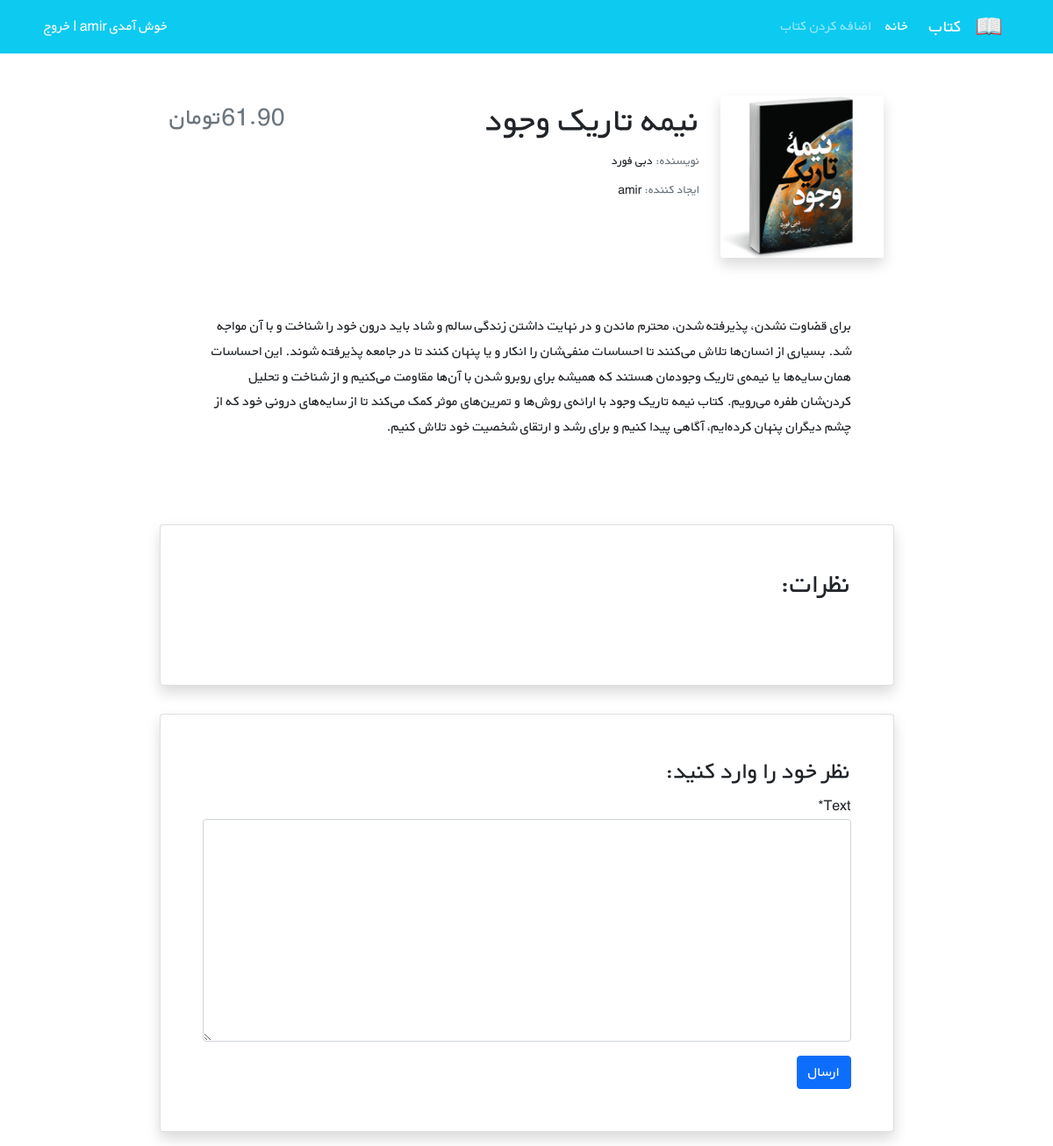
Page /book/5/ (signed in) on the earlier database version.
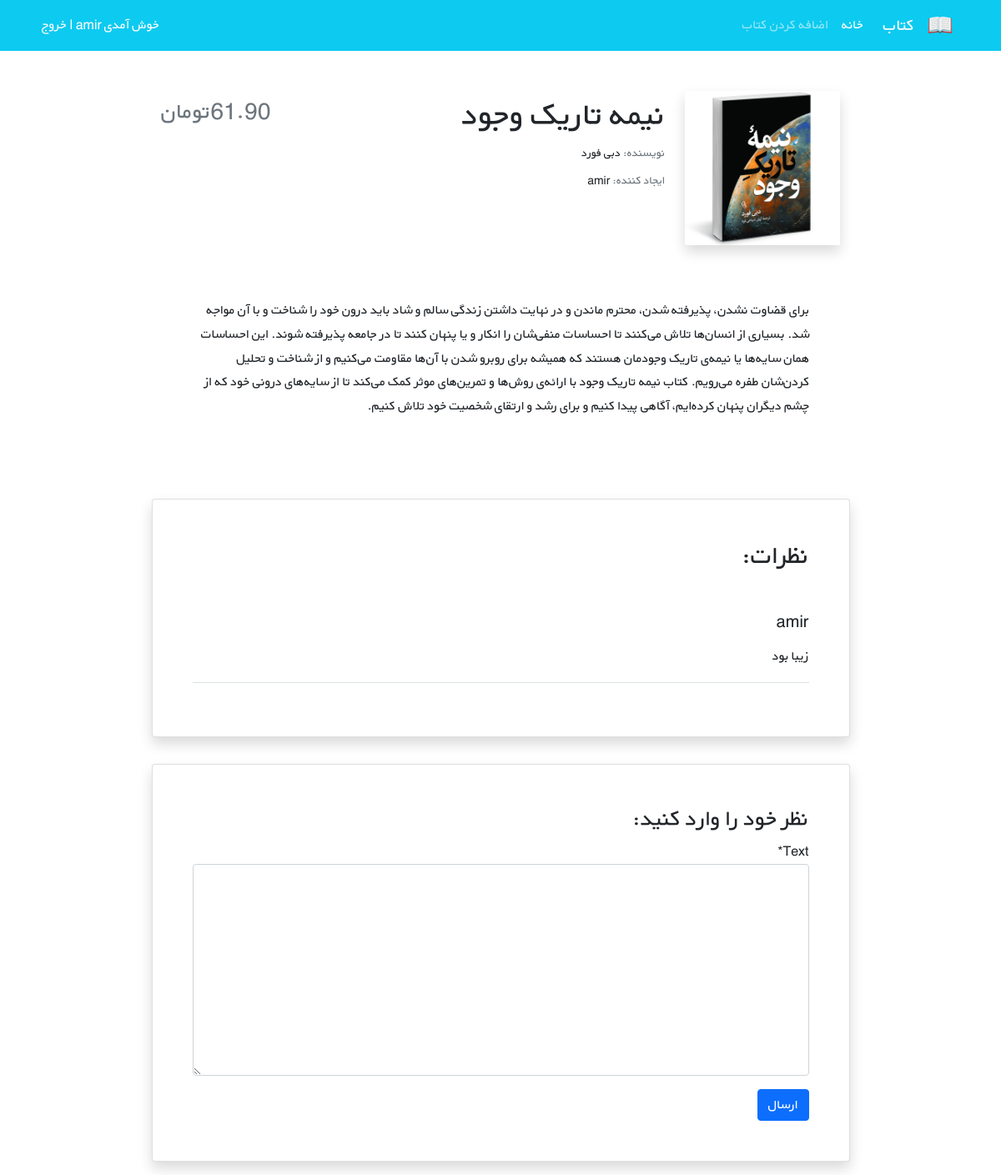
Same page on the later database version.
### books/models.py (models this page shows, shortened)
class Book(models.Model):
	user = models.ForeignKey(get_user_model(),on_delete = models.CASCADE)
	title = models.CharField(max_length = 100, blank = True)
	author = models.CharField(max_length = 100, blank = True)
	description = models.TextField(blank = True)
	price = models.DecimalField(max_digits = 6, decimal_places = 2, null = True)
	image = models.ImageField(upload_to = 'cover/', blank = True)

class Comment(models.Model):
	user = models.ForeignKey(get_user_model(), on_delete = models.CASCADE)
	book = models.ForeignKey(Book, on_delete = models.CASCADE, related_name = 'comments')
	text = models.TextField()
	insertTime = models.DateTimeField(auto_now_add = True)
	is_active = models.BooleanField(default = False)
	recommend = models.BooleanField(default = True)

### accounts/models.py (models this page shows)
class CustomUser(AbstractUser):
	age = models.PositiveIntegerField(null = True, blank = True)

### books/views.py (the view)
# urls.py: path('<int:pk>/', views.book_detail_view, name = 'book_detail'),
@login_required
def book_detail_view(request, pk):
	books = get_object_or_404(models.Book, pk = pk)
	comments = books.comments.filter(is_active = True)
	if request.method == 'POST':
		comment_form = forms.CommentForm(request.POST)
		if comment_form.is_valid():
			new_comment = comment_form.save(commit = False)
			new_comment.book = books
			new_comment.user = request.user
			new_comment.save()
			comment_form = forms.CommentForm()
	else:
		comment_form = forms.CommentForm()
	return render(request, 'book/book_detail.html', {
		'book': books,
		'comment_form': comment_form,
		'comments' : comments,
	})

### books/forms.py
class CommentForm(ModelForm):
	class Meta:
		model = models.Comment
		fields = ['text', ]

### books/templates/book/book_detail.html (shortened to what this page needs)
{% extends '_base.html' %}
{% load crispy_forms_tags %}
{% block content %}
    <div class="container mt-5" dir="rtl">
        <div class="">
            <div class="">
                <div class="d-flex justify-content-center">
                    <div class="row w-sm-75 w-100">
                        <div class="col-xs-12 col-md-3 d-flex justify-content-center">
                            <div>
                                {% if book.image %}
                                    <img src="{{ book.image.url }}" class="img-fluid rounded-start shadow" alt="...">
                                {% endif %}
                            </div>
                        </div>
                        <div class="col-xs-12 col-md-6 text-center text-md-end mt-md-1 mt-4">
                            <h1>{{ book.title }}</h1>
                            <h5 class="small my-1"><span class="text-muted">نویسنده: </span>{{ book.author }}</h5>
                            <h5 class="small my-1"><span class="text-muted">ایجاد کننده: </span>{{ book.user }}</h5>
                        </div>
                        <div class="col-xs-12 col-md-3 d-flex flex-column">
                            <h3 class="align-self-center pt-2 text-muted align-self-md-end">
                                {{ book.price }}تومان
                            </h3>
                        </div>
                    </div>
                </div>
                <div class="d-flex justify-content-center">
                    <div class="my-3 p-5 w-sm-75 w-100">
                        {{ book.description|linebreaks }}
                    </div>
                </div>
                <div class="d-flex justify-content-center">
                    <div class="card shadow my-3 p-5 w-sm-75 w-100">
                        <h2 class="mb-5">نظرات:</h2>
                        {% for comment in comments %}
                        <div class="border-bottom mb-3">
                            <h5 class="mb-3">{{ comment.user.username}}</h5>
                            <p>{{ comment.text|linebreaks }}</p>
                        </div>
                        {% endfor %}
                    </div>
                </div>
                <div class="d-flex justify-content-center">
                    <div class="card shadow my-3 p-5 w-sm-75 w-100">
                        <h3>نظر خود را وارد کنید:</h3>
                        <form method="POST">
                            {{ comment_form|crispy }}
                            <button type="submit" class="btn btn-primary mt-3">ارسال</button>
                        </form>
                    </div>
                </div>
            </div>
        </div>
    </div>
{% endblock content %}

### templates/_base.html (shortened to what this page needs)
<!doctype html>
{% load static %}
<html lang="en">
<head>
    <link href="https://cdn.jsdelivr.net/npm/bootstrap@5.1.3/dist/css/bootstrap.min.css" rel="stylesheet"
>
    <link rel="stylesheet" href="{% static 'css/style.css' %}">
</head>
<body>
<nav class="navbar navbar-expand-lg navbar-dark bg-info" dir="rtl">
    <div class="container">
        <a class="navbar-brand" href="#">
            <img src="{% static 'icons/book.png' %}" alt="" height="30"
                 class="d-inline-block align-text-top">
        </a>
        <a class="navbar-brand mx-3" href="{% url 'home' %}">کتاب </a>
        <div class="collapse navbar-collapse" id="navbarNavAltMarkup">
            <div class="navbar-nav">
                <a class="nav-link active" aria-current="page" href="{% url 'book_list' %}">خانه</a>
                <a class="nav-link" href="{% url 'add_book' %}">اضافه کردن کتاب</a>
            </div>
        </div>
        {% if user.is_authenticated %}
            <div class="mx-2 text-white">خوش آمدی {{ user.username }} | <a class="link-light text-decoration-none"
                                                                           href="{% url 'logout' %}">خروج</a></div>
        {% else %}
            <a class="link-light text-decoration-none" href="{% url 'login' %}">ورود</a></div>
        {% endif %}
    </div>
</nav>
{% block content %}
{% endblock %}
</body>
</html>

### static/css/style.css (style rules this page uses)
* { font-family: 'BYekan', sans-serif; line-height: 1.8rem; }
@media (min-width: 576px) { .w-sm-75 { width: 75% !important; } }

Differences in the rows shown:
added Comment: user.username "amir", text "زیبا بود"
